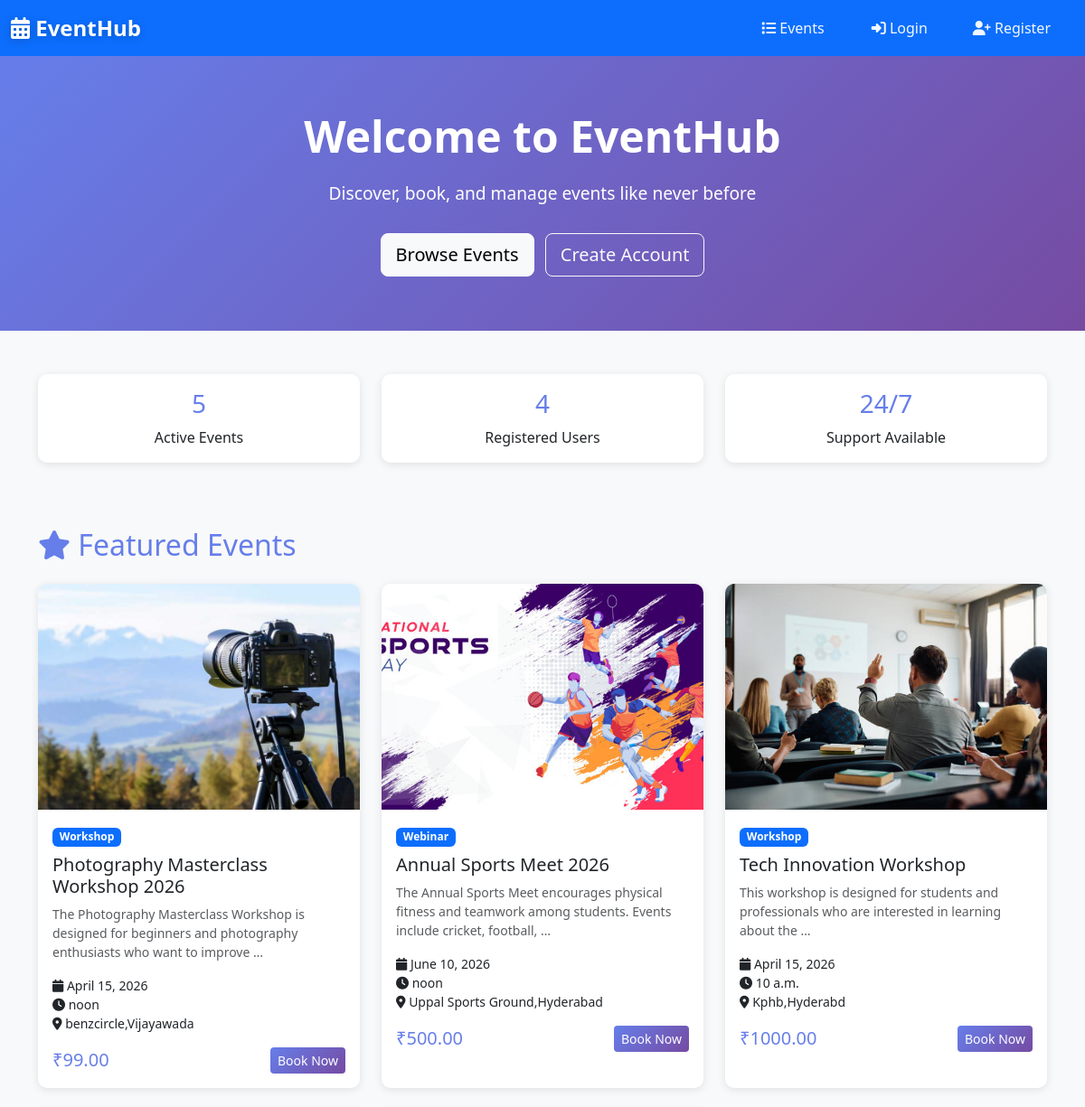
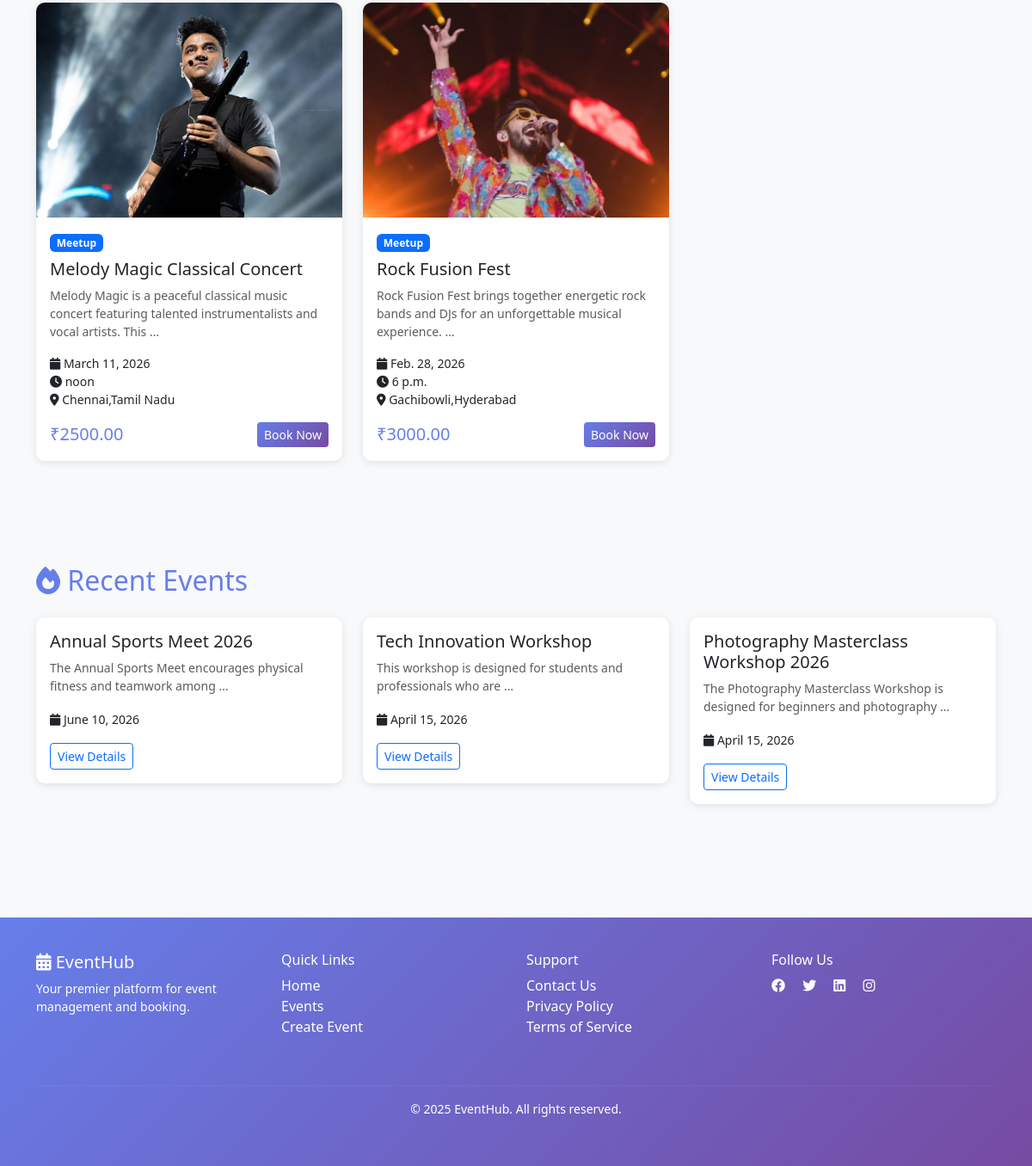
The page / on the database its author committed (2 pictures, top to bottom).
### events/models.py (models this page shows, shortened)
class Event(models.Model):
    CATEGORY_CHOICES = [
        ('conference', 'Conference'),
        ('workshop', 'Workshop'),
        ('seminar', 'Seminar'),
        ('meetup', 'Meetup'),
        ('webinar', 'Webinar'),
        ('other', 'Other'),
    ]
    STATUS_CHOICES = [
        ('pending', 'Pending'),
        ('approved', 'Approved'),
        ('cancelled', 'Cancelled'),
    ]
    id = models.AutoField(primary_key=True)
    title = models.CharField(max_length=200)
    description = models.TextField()
    category = models.CharField(max_length=50, choices=CATEGORY_CHOICES, default='other')
    date = models.DateField()
    time = models.TimeField()
    location = models.CharField(max_length=300)
    price = models.DecimalField(max_digits=10, decimal_places=2, default=0)
    seats = models.IntegerField()
    available_seats = models.IntegerField()
    image = models.ImageField(upload_to='event_images/', blank=True, null=True)
    organizer = models.ForeignKey(User, on_delete=models.CASCADE, related_name='events')
    status = models.CharField(max_length=20, choices=STATUS_CHOICES, default='pending')
    created_at = models.DateTimeField(auto_now_add=True)
    updated_at = models.DateTimeField(auto_now=True)
    class Meta:
        ordering = ['-date']
        verbose_name_plural = "Events"

### events/views.py (the view)
# urls.py: 2. Add a URL to urlpatterns:  path('', views.home, name='home')
def home(request):
    featured_events = Event.objects.filter(status='approved').order_by('-created_at')[:6]
    recent_events = Event.objects.filter(status='approved').order_by('-date')[:3]
    context = {
        'featured_events': featured_events,
        'recent_events': recent_events,
        'total_events': Event.objects.filter(status='approved').count(),
        'total_users': UserProfile.objects.count(),
    }
    return render(request, 'events/home.html', context)

### templates/events/home.html (shortened to what this page needs)
{% extends 'base.html' %}
{% block content %}
<div class="hero">
    <div class="container">
        <h1>Welcome to EventHub</h1>
        <p>Discover, book, and manage events like never before</p>
        <a href="{% url 'event-list' %}" class="btn btn-light btn-lg me-2">Browse Events</a>
        {% if not user.is_authenticated %}
            <a href="{% url 'register' %}" class="btn btn-outline-light btn-lg">Create Account</a>
        {% else %}
            <a href="{% url 'create-event' %}" class="btn btn-outline-light btn-lg">Host an Event</a>
        {% endif %}
    </div>
</div>
<div class="container my-5">
    <div class="row text-center">
        <div class="col-md-4 mb-4">
            <div class="card">
                <div class="card-body">
                    <h3 class="card-title" style="color: #667eea;">{{ total_events }}</h3>
                    <p class="card-text">Active Events</p>
                </div>
            </div>
        </div>
        <div class="col-md-4 mb-4">
            <div class="card">
                <div class="card-body">
                    <h3 class="card-title" style="color: #667eea;">{{ total_users }}</h3>
                    <p class="card-text">Registered Users</p>
                </div>
            </div>
        </div>
        <div class="col-md-4 mb-4">
            <div class="card">
                <div class="card-body">
                    <h3 class="card-title" style="color: #667eea;">24/7</h3>
                    <p class="card-text">Support Available</p>
                </div>
            </div>
        </div>
    </div>
</div>
<div class="container my-5">
    <h2 class="mb-4" style="color: #667eea;">
        <i class="fas fa-star"></i> Featured Events
    </h2>
    <div class="row">
        {% for event in featured_events %}
            <div class="col-md-4 mb-4">
                <div class="card event-card">
                    {% if event.image %}
                        <img src="{{ event.image.url }}" class="card-img-top" alt="{{ event.title }}">
                    {% else %}
                        <div style="height: 250px; background: linear-gradient(135deg, #667eea 0%, #764ba2 100%); display: flex; align-items: center; justify-content: center;">
                            <i class="fas fa-image" style="font-size: 3rem; color: white;"></i>
                        </div>
                    {% endif %}
                    <div class="card-body">
                        <span class="badge bg-primary">{{ event.get_category_display }}</span>
                        <h5 class="card-title mt-2">{{ event.title }}</h5>
                        <p class="card-text text-muted small">{{ event.description|truncatewords:15 }}</p>
                        <div class="mb-3">
                            <small class="d-block"><i class="fas fa-calendar"></i> {{ event.date }}</small>
                            <small class="d-block"><i class="fas fa-clock"></i> {{ event.time }}</small>
                            <small class="d-block"><i class="fas fa-map-marker-alt"></i> {{ event.location }}</small>
                        </div>
                        <div class="d-flex justify-content-between align-items-center">
                            <span class="h5 mb-0" style="color: #667eea;">₹{{ event.price }}</span>
                            <a href="{% url 'event-detail' event.pk %}" class="btn btn-sm btn-primary">Book Now</a>
                        </div>
                    </div>
                </div>
            </div>
        {% empty %}
            <div class="col-12">
                <div class="alert alert-info">
                    <i class="fas fa-info-circle"></i> No events available yet. <a href="{% url 'create-event' %}">Create one now!</a>
                </div>
            </div>
        {% endfor %}
    </div>
</div>
<div class="bg-light py-5">
    <div class="container">
        <h2 class="mb-4" style="color: #667eea;">
            <i class="fas fa-fire"></i> Recent Events
        </h2>
        <div class="row">
            {% for event in recent_events %}
                <div class="col-md-4 mb-4">
                    <div class="card">
                        <div class="card-body">
                            <h5 class="card-title">{{ event.title }}</h5>
                            <p class="card-text small text-muted">{{ event.description|truncatewords:10 }}</p>
                            <div class="mb-3">
                                <small><i class="fas fa-calendar"></i> {{ event.date }}</small>
                            </div>
                            <a href="{% url 'event-detail' event.pk %}" class="btn btn-sm btn-outline-primary">View Details</a>
                        </div>
                    </div>
                </div>
            {% endfor %}
        </div>
    </div>
</div>
{% endblock %}

### templates/base.html (shortened to what this page needs)
<!DOCTYPE html>
<html lang="en">
<head>
    <link href="https://cdn.jsdelivr.net/npm/bootstrap@5.3.0/dist/css/bootstrap.min.css" rel="stylesheet">
    <link rel="stylesheet" href="https://cdnjs.cloudflare.com/ajax/libs/font-awesome/6.4.0/css/all.min.css">
</head>
<body>
    <nav class="navbar text-bg-primary navbar-expand-lg navbar-dark sticky-top {% block navbar_class %}{% endblock %}">
        <div class="container-fluid">
            <a class="navbar-brand" href="{% url 'home' %}">
                <i class="fas fa-calendar-alt"></i> EventHub
            </a>
            <div class="collapse navbar-collapse" id="navbarNav">
                <ul class="navbar-nav ms-auto">
                    <li class="nav-item">
                        <a class="nav-link" href="{% url 'event-list' %}">
                            <i class="fas fa-list"></i> Events
                        </a>
                    </li>
                    {% if user.is_authenticated %}
                        <li class="nav-item">
                            <a class="nav-link" href="{% url 'user-bookings' %}">
                                <i class="fas fa-ticket-alt"></i> My Bookings
                            </a>
                        </li>
                        <li class="nav-item">
                            <a class="nav-link" href="{% url 'create-event' %}">
                                <i class="fas fa-plus-circle"></i> Create Event
                            </a>
                        </li>
                        <li class="nav-item">
                            <a class="nav-link" href="{% url 'profile' %}">
                                <i class="fas fa-user"></i> Profile
                            </a>
                        </li>
                        <li class="nav-item">
                            <a class="nav-link" href="{% url 'logout' %}">
                                <i class="fas fa-sign-out-alt"></i> Logout
                            </a>
                        </li>
                    {% else %}
                        <li class="nav-item">
                            <a class="nav-link" href="{% url 'login' %}">
                                <i class="fas fa-sign-in-alt"></i> Login
                            </a>
                        </li>
                        <li class="nav-item">
                            <a class="nav-link btn btn-light text-dark ms-2" href="{% url 'register' %}">
                                <i class="fas fa-user-plus"></i> Register
                            </a>
                        </li>
                    {% endif %}
                </ul>
            </div>
        </div>
    </nav>
    <div class="main-content">
        {% block content %}{% endblock %}
    </div>
    <footer class="footer">
        <div class="container">
            <div class="row">
                <div class="col-md-3 mb-4">
                    <h5><i class="fas fa-calendar-alt"></i> EventHub</h5>
                    <p class="small">Your premier platform for event management and booking.</p>
                </div>
                <div class="col-md-3 mb-4">
                    <h6>Quick Links</h6>
                    <ul class="list-unstyled">
                        <li><a href="{% url 'home' %}">Home</a></li>
                        <li><a href="{% url 'event-list' %}">Events</a></li>
                        <li><a href="{% url 'create-event' %}">Create Event</a></li>
                    </ul>
                </div>
                <div class="col-md-3 mb-4">
                    <h6>Support</h6>
                    <ul class="list-unstyled">
                        <li><a href="#">Contact Us</a></li>
                        <li><a href="#">Privacy Policy</a></li>
                        <li><a href="#">Terms of Service</a></li>
                    </ul>
                </div>
                <div class="col-md-3 mb-4">
                    <h6>Follow Us</h6>
                    <div>
                        <a href="#" class="me-3"><i class="fab fa-facebook"></i></a>
                        <a href="#" class="me-3"><i class="fab fa-twitter"></i></a>
                        <a href="#" class="me-3"><i class="fab fa-linkedin"></i></a>
                        <a href="#"><i class="fab fa-instagram"></i></a>
                    </div>
                </div>
            </div>
            <hr style="border-color: rgba(255, 255, 255, 0.2);">
            <div class="text-center small">
                <p>&copy; 2025 EventHub. All rights reserved.</p>
            </div>
        </div>
    </footer>
</body>
</html>

### templates/base.html (style rules this page uses)
:root { --primary-color: #007bff; --secondary-color: #6c757d; --success-color: #28a745; --danger-color: #dc3545; --dark-bg: #f8f9fa; }
body { font-family: 'Segoe UI', Tahoma, Geneva, Verdana, sans-serif; background-color: var(--dark-bg); }
.navbar-brand { font-size: 1.5rem; font-weight: bold; color: white !important; text-shadow: 0 2px 10px rgba(0, 0, 0, 0.2); }
.nav-link { color: rgba(255, 255, 255, 0.95) !important; margin: 0 10px; transition: all 0.3s ease; padding: 0.5rem 1rem !important; border-radius: 8px; }
.btn-primary { background: linear-gradient(135deg, #667eea 0%, #764ba2 100%); border: none; transition: all 0.3s ease; }
.card { border: none; border-radius: 10px; box-shadow: 0 2px 10px rgba(0, 0, 0, 0.1); transition: all 0.3s ease; }
.hero { background: linear-gradient(135deg, #667eea 0%, #764ba2 100%); color: white; padding: 60px 20px; text-align: center; }
.hero h1 { font-size: 3rem; font-weight: bold; margin-bottom: 20px; }
.hero p { font-size: 1.2rem; margin-bottom: 30px; }
.event-card { height: 100%; display: flex; flex-direction: column; }
.event-card img { height: 250px; object-fit: cover; border-radius: 10px 10px 0 0; }
.event-card .card-body { flex-grow: 1; }
.footer { background: linear-gradient(135deg, #667eea 0%, #764ba2 100%); color: white; padding: 40px 20px; margin-top: 60px; }
.footer a { color: white; text-decoration: none; }
.main-content { min-height: 60vh; margin-bottom: 40px; }

### rows shown on the page
Event: image (picture), category "Workshop", title "Photography Masterclass Workshop 2026", description "The Photography Masterclass Workshop is designed for beginners and photography enthusiasts who want to improve …", date "April 15, 2026", time "noon", location "benzcircle,Vijayawada", price "99.00", description "The Photography Masterclass Workshop is designed for beginners and photography …"
Event: image (picture), category "Webinar", title "Annual Sports Meet 2026", description "The Annual Sports Meet encourages physical fitness and teamwork among students. Events include cricket, football, …", date "June 10, 2026", time "noon", location "Uppal Sports Ground,Hyderabad", price "500.00", description "The Annual Sports Meet encourages physical fitness and teamwork among …"
Event: image (picture), category "Workshop", title "Tech Innovation Workshop", description "This workshop is designed for students and professionals who are interested in learning about the …", date "April 15, 2026", time "10 a.m.", location "Kphb,Hyderabd", price "1000.00", description "This workshop is designed for students and professionals who are …"
Event: image (picture), category "Meetup", title "Melody Magic Classical Concert", description "Melody Magic is a peaceful classical music concert featuring talented instrumentalists and vocal artists. This …", date "March 11, 2026", time "noon", location "Chennai,Tamil Nadu", price "2500.00"
Event: image (picture), category "Meetup", title "Rock Fusion Fest", description "Rock Fusion Fest brings together energetic rock bands and DJs for an unforgettable musical experience. …", date "Feb. 28, 2026", time "6 p.m.", location "Gachibowli,Hyderabad", price "3000.00"

### other values the page prints
{{ total_events }} "5"
{{ total_users }} "4"
